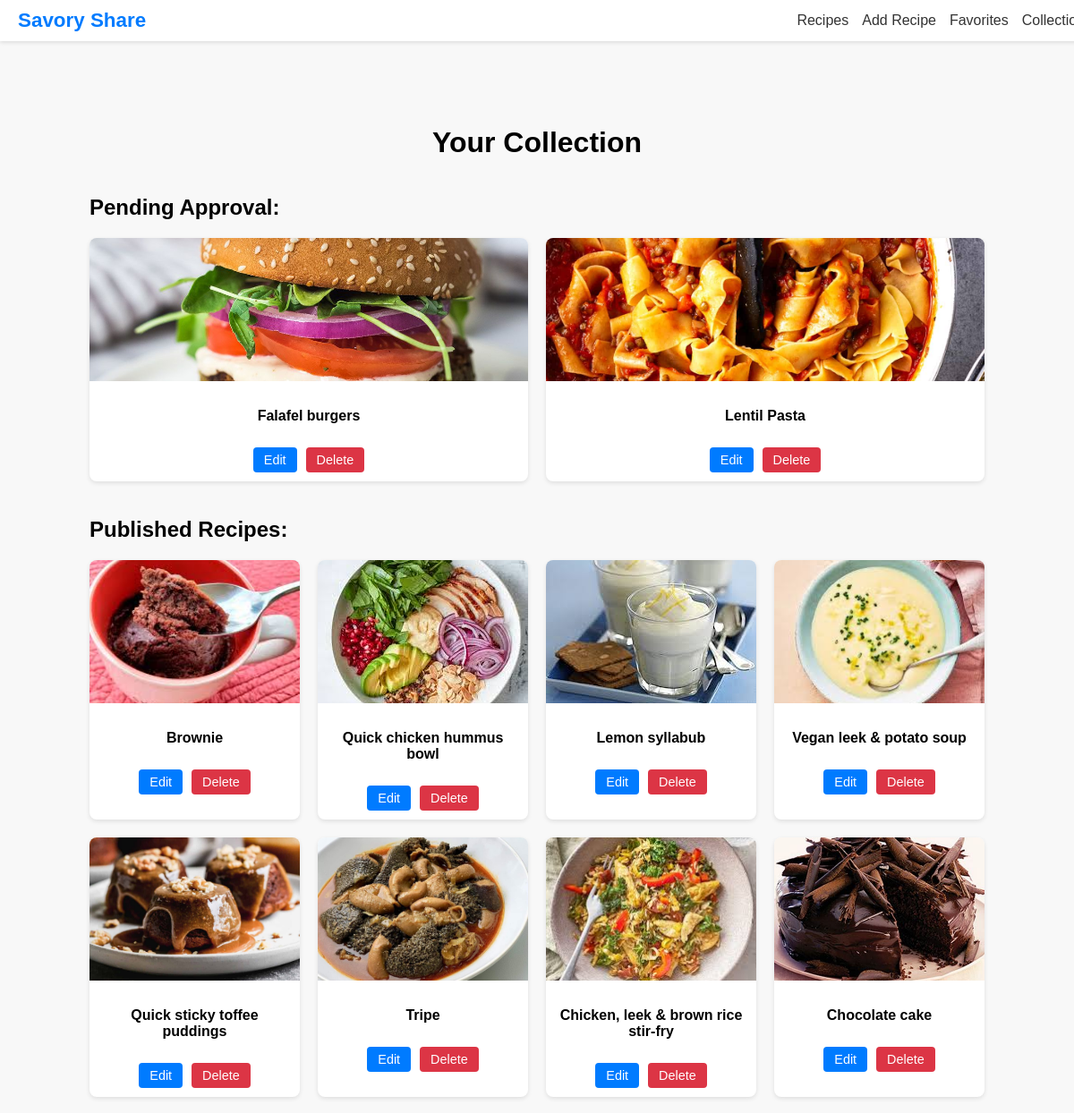
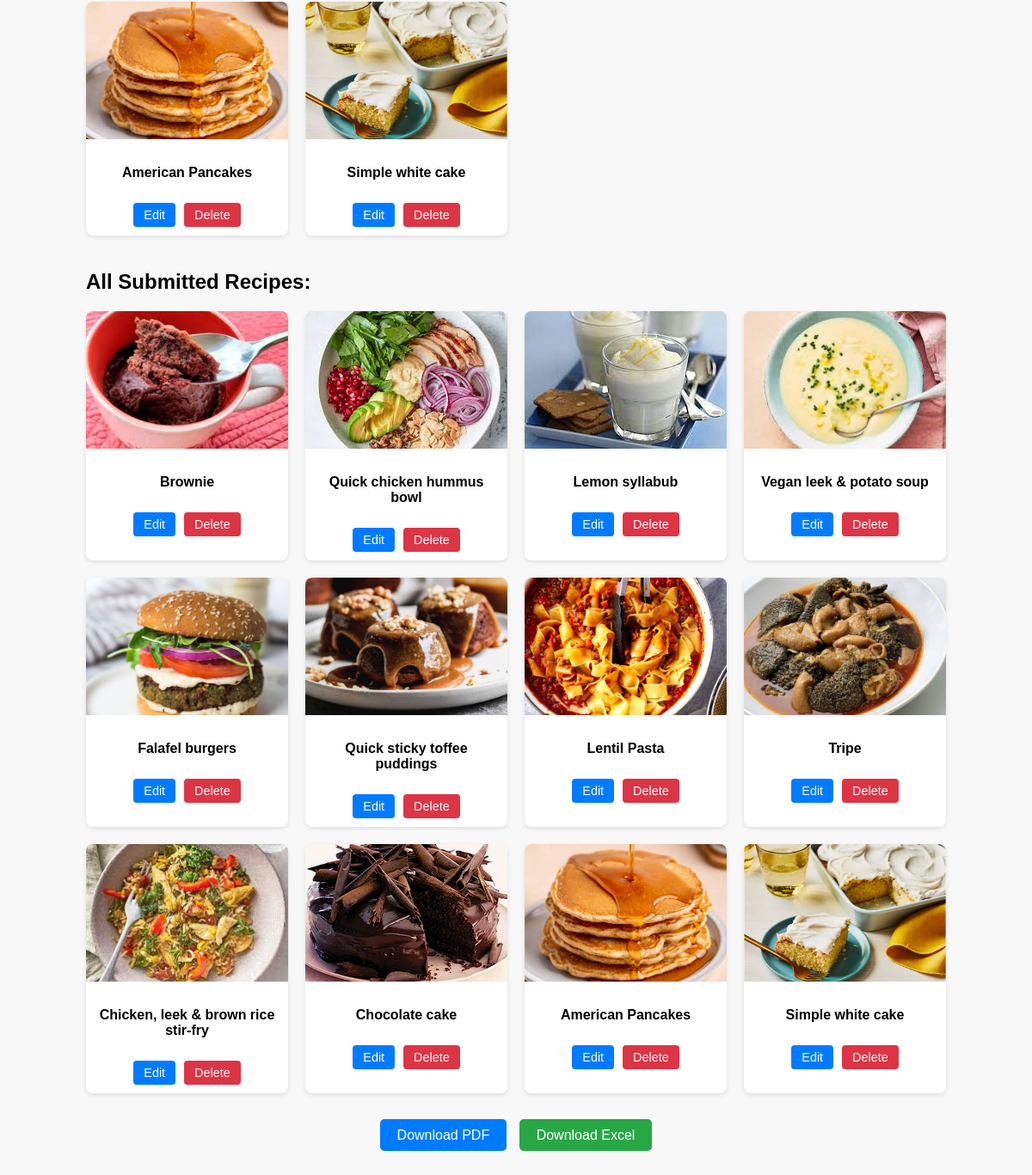
Screenshot of /collection/ (signed in) with the database file from the repository (2 pictures, top to bottom).
### first/models.py (models this page shows, shortened)
class Recipe(models.Model):
    STATUS_CHOICES = (
        ('pending', 'Pending'),
        ('approved', 'Approved'),
        ('rejected', 'Rejected'),
    )
    title = models.CharField(max_length=200)
    image = models.ImageField(upload_to='recipes/', null=True, blank=True)
    serves = models.CharField(max_length=50, null=True, blank=True)
    cook_time = models.CharField(max_length=50, null=True, blank=True)
    creator = models.ForeignKey(User, on_delete=models.CASCADE, null=True, blank=True)
    ingredients = models.TextField(null=True, blank=True)
    instructions = models.TextField(null=True, blank=True)
    category = models.ForeignKey(Category, on_delete=models.SET_NULL, null=True)
    locked = models.BooleanField(default=False)
    status = models.CharField(max_length=10, choices=STATUS_CHOICES, default='pending')
    rejection_reason = models.TextField(blank=True, null=True)
    class Meta:
        ordering = ['-id']

### first/views.py (the view)
# urls.py: path('collection/', views.user_collection, name='collection'),
@login_required
def user_collection(request):
    user_recipes = Recipe.objects.filter(creator=request.user)
    context = {
        'pending_recipes': user_recipes.filter(status='pending'),
        'published_recipes': user_recipes.filter(status='approved'),  # approved == published
        'rejected_recipes': user_recipes.filter(status='rejected'),
        'all_recipes': user_recipes,
    }
    return render(request, 'collection.html', context)

### first/templates/collection.html (shortened to what this page needs)
{% load static %}
<!DOCTYPE html>
<html lang="en">
<head>
</head>
<body>
<header>
  <nav>
    <a href="{% url 'home' %}" class="logo">Savory Share</a>
    <ul>
      <li><a href="{% url 'recipes' %}">Recipes</a></li>
      <li><a href="{% url 'add_recipe' %}">Add Recipe</a></li>
      <li><a href="{% url 'favorites' %}">Favorites</a></li>
      <li><a href="{% url 'collection' %}">Collections</a></li>
    </ul>
  </nav>
</header>
<main>
  <h1 style="text-align: center;">Your Collection</h1>
  {% if pending_recipes %}
    <h2>Pending Approval:</h2>
    <div class="recipes-section">
      {% for recipe in pending_recipes %}
        <div class="recipe-card">
          {% if recipe.image %}
            <img src="{{ recipe.image.url }}" alt="{{ recipe.title }}">
          {% else %}
            <img src="{% static 'default.jpg' %}" alt="No Image">
          {% endif %}
          <p>{{ recipe.title }}</p>
          <div class="actions">
            <a href="{% url 'edit_recipe' recipe.id %}" class="btn btn-edit">Edit</a>
            <form action="{% url 'delete_recipe' recipe.id %}" method="post" style="display:inline;">
              <button type="submit" class="btn btn-delete">Delete</button>
            </form>
          </div>
        </div>
      {% endfor %}
    </div>
  {% endif %}
  {% if published_recipes %}
    <h2>Published Recipes:</h2>
    <div class="recipes-section">
      {% for recipe in published_recipes %}
        <div class="recipe-card">
          {% if recipe.image %}
            <img src="{{ recipe.image.url }}" alt="{{ recipe.title }}">
          {% else %}
            <img src="{% static 'default.jpg' %}" alt="No Image">
          {% endif %}
          <p>{{ recipe.title }}</p>
          <div class="actions">
            <a href="{% url 'edit_recipe' recipe.id %}" class="btn btn-edit">Edit</a>
            <form action="{% url 'delete_recipe' recipe.id %}" method="post" style="display:inline;">
              <button type="submit" class="btn btn-delete">Delete</button>
            </form>
          </div>
        </div>
      {% endfor %}
    </div>
  {% endif %}
  <h2>All Submitted Recipes:</h2>
  <div class="recipes-section">
    {% for recipe in all_recipes %}
      <div class="recipe-card">
        {% if recipe.image %}
          <img src="{{ recipe.image.url }}" alt="{{ recipe.title }}">
        {% else %}
          <img src="{% static 'default.jpg' %}" alt="No Image">
        {% endif %}
        <p>{{ recipe.title }}</p>
        <div class="actions">
          <a href="{% url 'edit_recipe' recipe.id %}" class="btn btn-edit">Edit</a>
          <form action="{% url 'delete_recipe' recipe.id %}" method="post" style="display:inline;">
            <button type="submit" class="btn btn-delete">Delete</button>
          </form>
        </div>
      </div>
    {% endfor %}
  </div>
  <div class="download-section">
    <a href="{% url 'download_recipes' %}" class="btn-download btn-pdf">Download PDF</a>
    <a href="{% url 'download_recipes_excel' %}" class="btn-download btn-excel">Download Excel</a>
  </div>
</main>
</body>
</html>

### first/templates/collection.html (style rules this page uses)
body { font-family: Arial, sans-serif; margin: 0; background-color: #f8f8f8; }
header { background-color: #fff; padding: 10px 20px; box-shadow: 0 2px 4px rgba(0, 0, 0, 0.1); position: fixed; top: 0; left: 0; width: 100%; z-index: 1000; }
nav { display: flex; justify-content: space-between; align-items: center; flex-wrap: wrap; }
.logo { font-size: 1.4em; font-weight: bold; color: #007BFF; text-decoration: none; }
nav ul { list-style: none; display: flex; gap: 15px; margin: 0; padding: 0; }
nav ul li a { text-decoration: none; color: #333; }
main { padding: 20px; max-width: 1000px; margin: 100px auto 40px; }
h2 { margin-top: 40px; }
.recipes-section { display: grid; grid-template-columns: repeat(auto-fit, minmax(200px, 1fr)); gap: 20px; margin-top: 20px; }
.recipe-card { background: white; border-radius: 8px; box-shadow: 0 2px 5px rgba(0, 0, 0, 0.1); overflow: hidden; text-align: center; padding-bottom: 10px; }
.recipe-card img { width: 100%; height: 160px; object-fit: cover; }
.recipe-card p { padding: 10px; font-weight: bold; }
.actions { display: flex; justify-content: center; gap: 10px; margin-top: 10px; }
.btn { text-decoration: none; padding: 6px 12px; border-radius: 4px; font-size: 0.9em; cursor: pointer; display: inline-block; }
.btn-edit { background-color: #007BFF; color: white; }
.btn-delete { background-color: #dc3545; color: white; border: none; }
.download-section { text-align: center; margin-top: 40px; }
.btn-download { padding: 10px 20px; margin: 5px; border-radius: 5px; font-size: 1em; color: white; text-decoration: none; }
.btn-pdf { background-color: #007BFF; }
.btn-excel { background-color: #28a745; }

### rows the page displays
Recipe: image (picture), title "Falafel burgers"
Recipe: image (picture), title "Lentil Pasta"
Recipe: image (picture), title "Brownie"
Recipe: image (picture), title "Quick chicken hummus bowl"
Recipe: image (picture), title "Lemon syllabub"
Recipe: image (picture), title "Vegan leek & potato soup"
Recipe: image (picture), title "Quick sticky toffee puddings"
Recipe: image (picture), title "Tripe"
Recipe: image (picture), title "Chicken, leek & brown rice stir-fry"
Recipe: image (picture), title "Chocolate cake"
Recipe: image (picture), title "American Pancakes"
Recipe: image (picture), title "Simple white cake"
